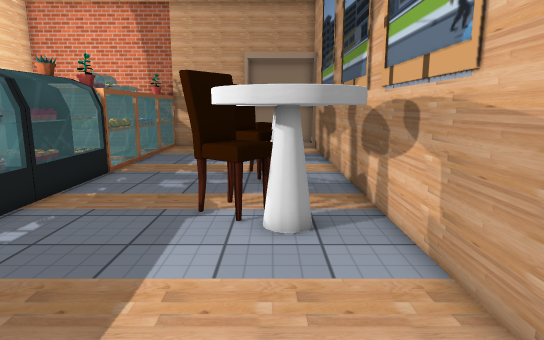
[1] (above)

13 first-person views from a walk through a scene from a Unity 3-D project. The camera is 1.4 m above the floor, tilts 10° down and sees 75° across. The floor is counted in squares, 0.5 m on a side. Each view is taken from the middle of a square. On the plan, view 1 faces up. The plan holds only what a view shows up to about 20 squares ahead; the rest is blank. The place goes on beyond the plan. Some surface patterns are stand-ins.

[2]
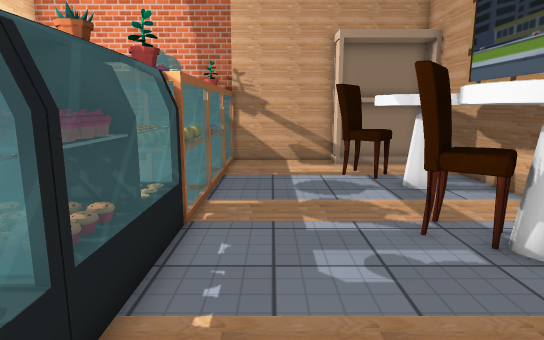

[3]
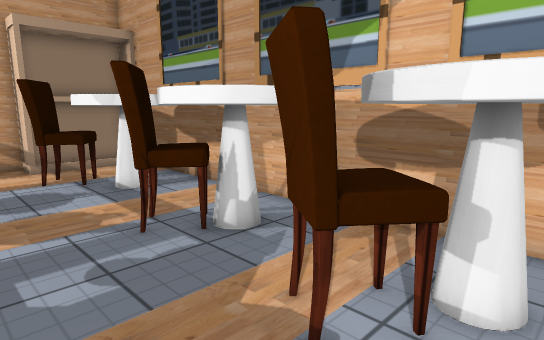

[4]
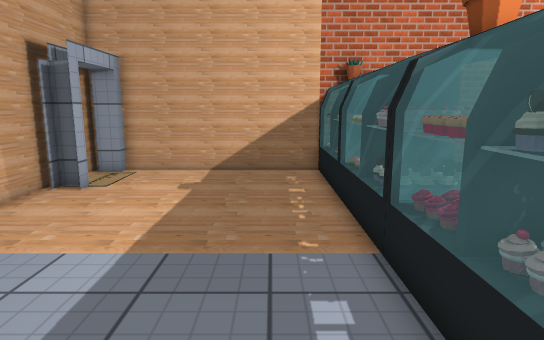

[5]
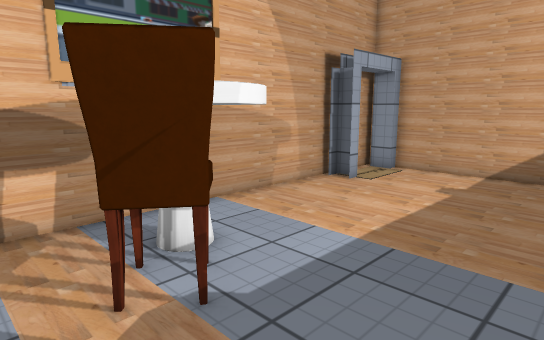

[6]
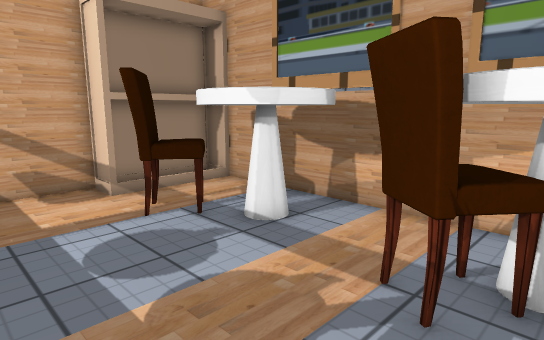

[7]
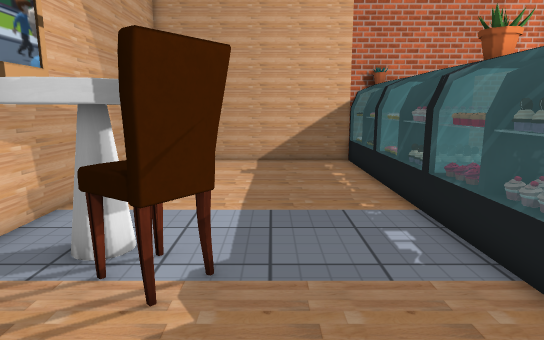

[8]
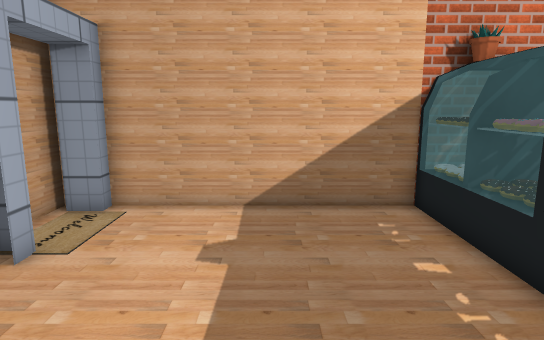

[9]
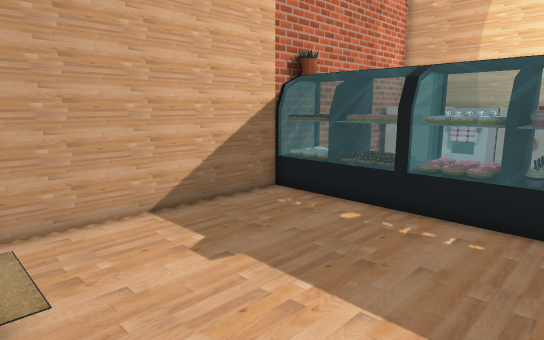

[10]
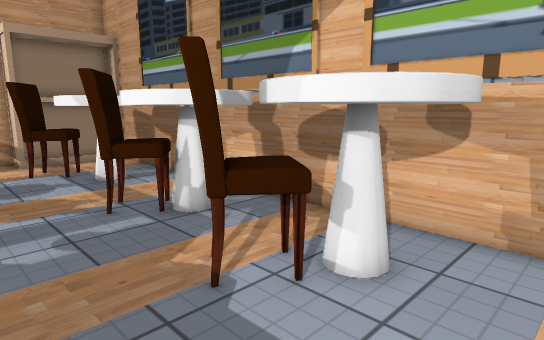

[11]
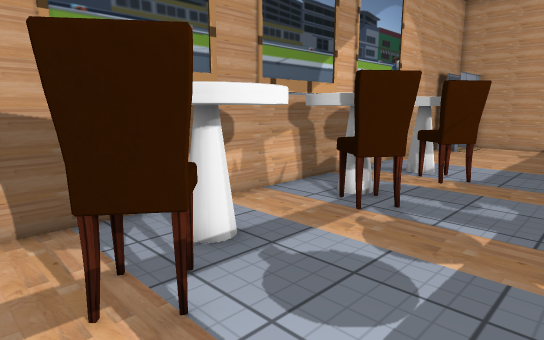

[12]
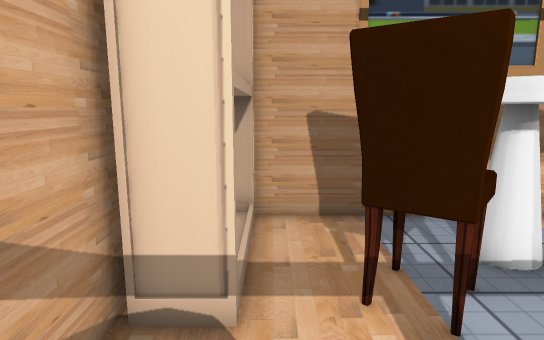

[13]
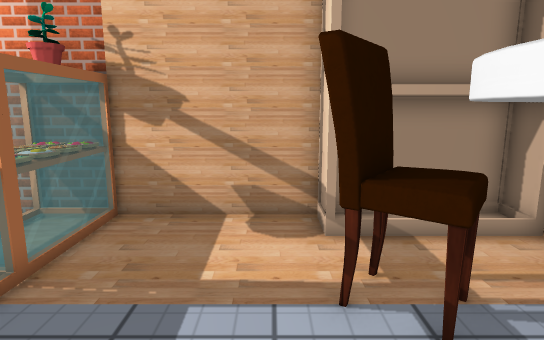

### Floor plan
Key: @ floor where view 1 was taken; # wall or solid block; . floor; = window, fence, low wall or low ledge; T table; F fridge; C chair; U cup; O other object.
Columns run from 9 left of view 1 to 3 right of it. Each row starts with its distance up from view 1.
 26 #############
 25 OOO....OOOOO#
 24 OOO.....OOOO#
 23  OO....CC...#
 22 OOO....CCC..#
 21 OOO....CCCT #
 20 OOO.....TTTT#
 19   O.....TTT #
 18   O.....TTT.#
 17 OOO.........#
 16 OOO.....C...#
 15 FFF....CCTT #
 14 FFF....CCTT #
 13 UUF.....TTTT#
 12 UUU.....TTTT#
 11 UUF.....C...#
 10 UUF....CCTT.#
  9 UUU....CCTT #
  8 UUF.....TTTT#
  7 UUU.....TTTT#
  6 UUF.........#
  5 UUF.........#
  4 UUU.........#
  3  UF.........#
  2 FFF.........#
  1 FFF.........#
  0 FOF......@.##
 -1 FFF........##
 -2 FFF........ #
 -3 FFF........##
 -4 FF=##########

Where each view was taken, in squares from view 1:
view 1: 0 up, 0 right, facing up
view 2: 7 up, 5 left, facing up
view 3: 7 up, 5 left, facing up-right
view 4: 12 up, 5 left, facing down
view 5: 12 up, 6 left, facing down-right
view 6: 13 up, 6 left, facing up-right
view 7: 15 up, 3 left, facing down
view 8: 6 up, 3 left, facing down
view 9: 5 up, 2 right, facing down-left
view 10: 5 up, 5 left, facing up-right
view 11: 24 up, 6 left, facing down-right
view 12: 24 up, 6 left, facing right
view 13: 17 up, 3 left, facing up
